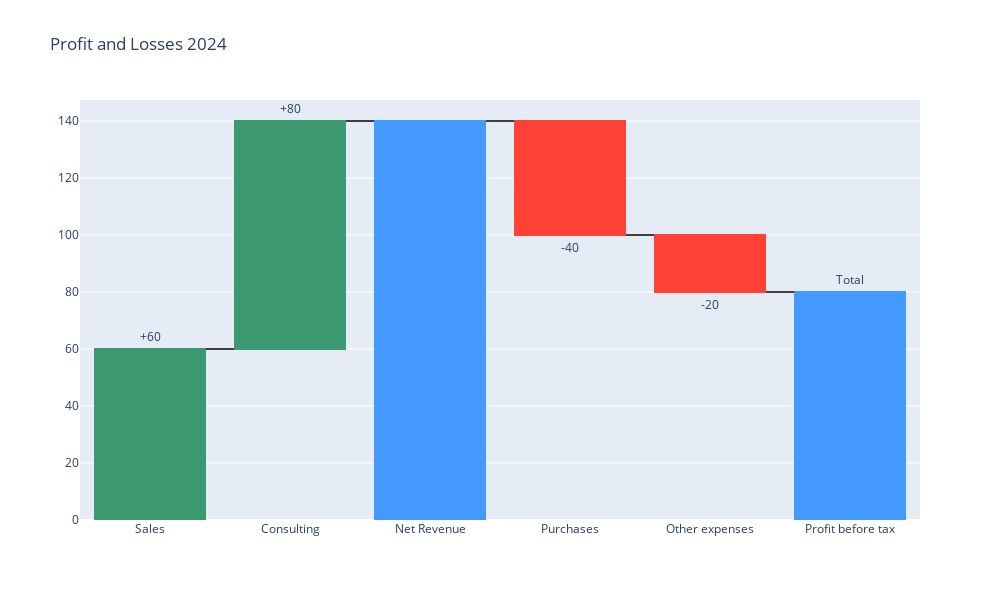

Notebook source saved alongside this figure:
### Code cell
fig = go.Figure(go.Waterfall(x = ["Sales", "Consulting", "Net Revenue", "Purchases", "Other expenses", "Profit before tax"],
                             y = [60, 80, 0, -40, -20, 0],
                             text = ["+60", "+80", "", "-40", "-20", "Total"],
                             textposition = "outside",
                             measure = ["relative", "relative", "total", "relative", "relative", "total"],
                             connector = {"line":{"color":"rgb(63, 63, 63)"}},
                             ))

fig.update_layout(title = "Profit and Losses 2024",
                  width=1000,
                  height=600)

fig.show()

### Figure 1 — Plotly figure (JSON) as saved in the notebook; plotly's stock layout.template omitted (floating-point values rounded to 4 significant figures)
{"data": [{"connector": {"line": {"color": "rgb(63, 63, 63)"}}, "measure": ["relative", "relative", "total", "relative", "relative", "total"], "text": ["+60", "+80", "", "-40", "-20", "Total"], "textposition": "outside", "type": "waterfall", "x": ["Sales", "Consulting", "Net Revenue", "Purchases", "Other expenses", "Profit before tax"], "y": [60, 80, 0, -40, -20, 0]}], "layout": {"height": 600, "title": {"text": "Profit and Losses 2024"}, "width": 1000}}
